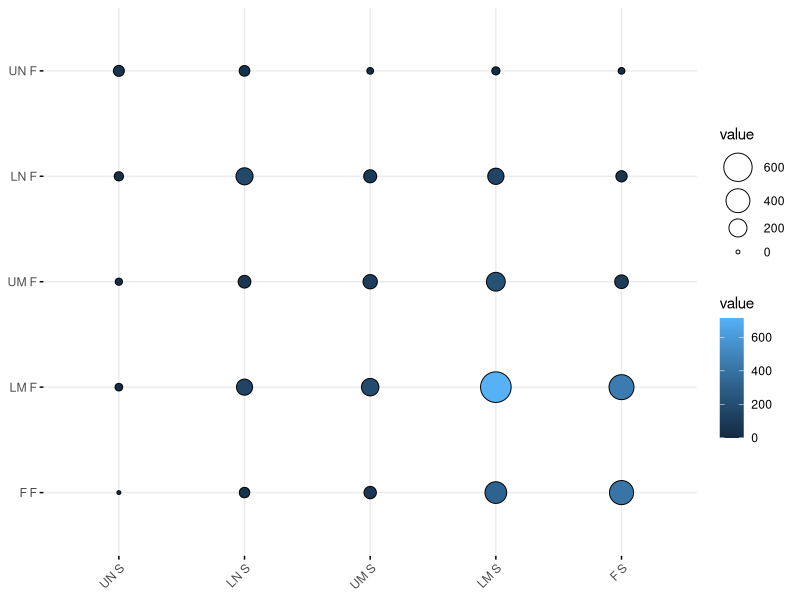
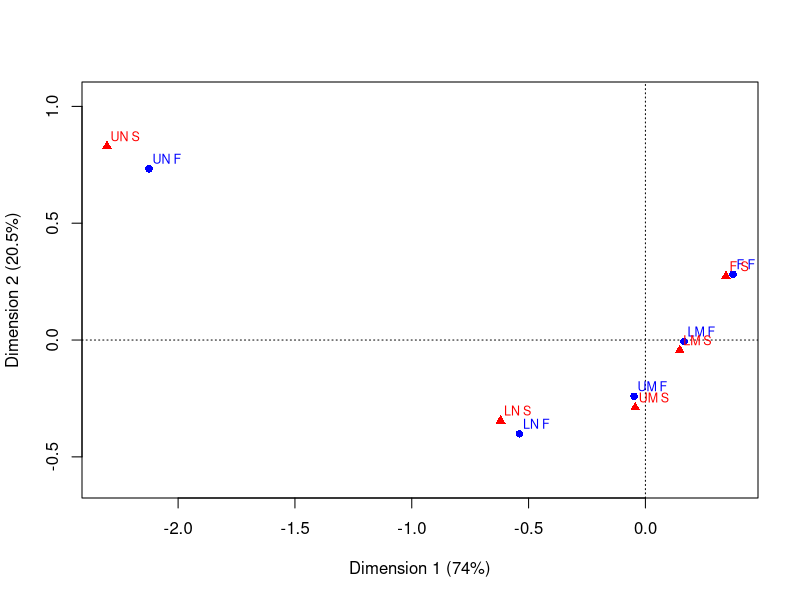
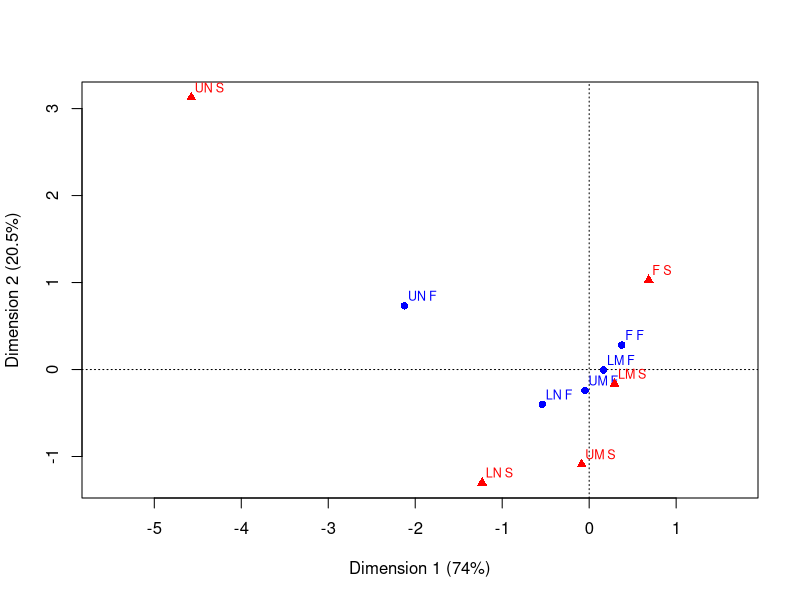
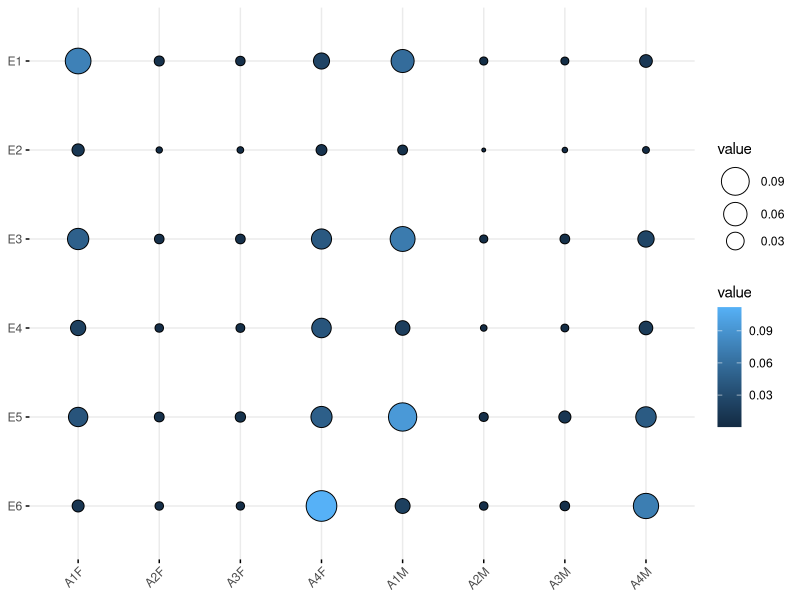
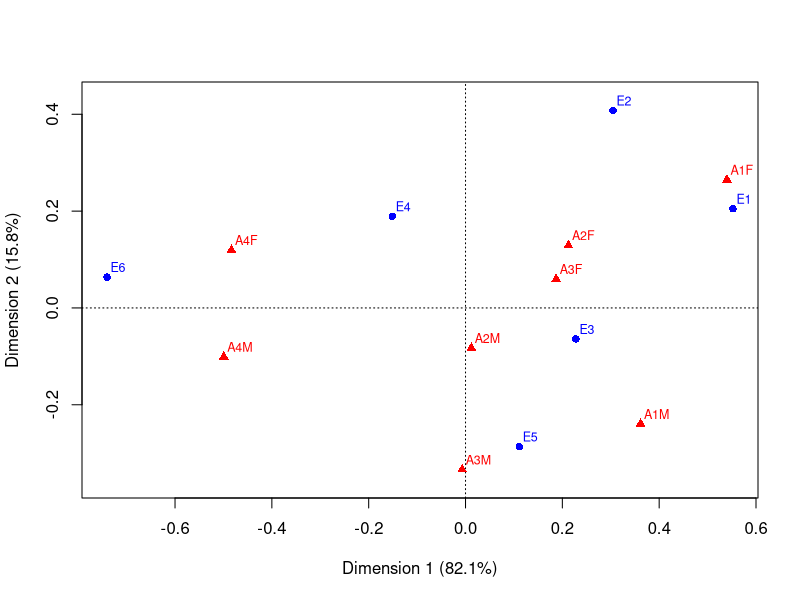

The R script that drew these images, in order:
## ---- chunk 1
X <- read.table("data/GBMobility.txt")
## ---- chunk 2
rownames(X) <- c('UN F','LN F','UM F','LM F','F F')
colnames(X) <- c('UN S','LN S','UM S','LM S','F S')
## ---- chunk 3
# make the data as matrix
X <- as.matrix(X)

# check if the sum of all elements of the correspondence table is 1
sum(prop.table(X))

# check the row sum = 1 or not
rowSums(prop.table(X, margin = 1))

# check the column sum = 1 or not
colSums(prop.table(X, margin = 2))
## ---- chunk 4
library(ca)
library(ggpubr)
## ---- chunk 5
ggballoonplot(X, fill ='value')
## ---- chunk 6
cor_ana <- ca(X)
## ---- chunk 7
#?ca

# row standard coordinates
cor_ana$rowcoord

# column standard coordinates
cor_ana$colcoord
## ---- chunk 8
summary(cor_ana)
## ---- chunk 9
plot(cor_ana, map = "symmetric")
## ---- chunk 10
plot(cor_ana, map = "rowprincipal")
## ---- chunk 11
EcoActivity <- read.table("data/EcoActivity.txt")
## ---- chunk 12
rownames(EcoActivity) <- c('E1', 'E2', 'E3', 'E4', 'E5', 'E6')
colnames(EcoActivity) <- c('A1F', 'A2F','A3F', 'A4F', 'A1M', 'A2M', 'A3M', 'A4M')

cor_mat <- prop.table(EcoActivity)
ggballoonplot(cor_mat, fill = 'value')
## ---- chunk 13
cor_mat[3, 1]
## ---- chunk 14
cor_mat
## ---- chunk 15
EcoActivity <- as.matrix(EcoActivity)

(row_pro <- prop.table(EcoActivity, margin = 1))
rowSums(row_pro)

(col_pro <- prop.table(EcoActivity, margin = 2))
colSums(col_pro)
## ---- chunk 16
row_pro[1, 1]
row_pro[1, 5]
## ---- chunk 17
col_pro[6, 4]
col_pro[6, 8]
## ---- chunk 18
cor_ana.2 <- ca(EcoActivity)

# total inertia
sum(cor_ana.2$rowinertia)
## ---- chunk 19
summary(cor_ana.2)
## ---- chunk 20
plot(cor_ana.2)
